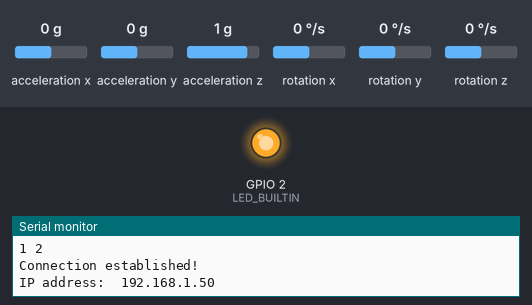
Recording of a sketch running on a simulated ESP8266 (NodeMCU). Shown: output pins drawn as LEDs (lit = HIGH, except the on-board LED, lit = LOW), the last lines printed to the serial monitor. Inputs (shaded band) come from the test bench; at power-on: acceleration x 0 g, acceleration y 0 g, acceleration z 1 g, rotation x 0 °/s, rotation y 0 °/s, rotation z 0 °/s. WiFi joins after 1.5 s; servers stay silent unless stated; uploads are accepted with an empty reply.

Above: at 2.2 s.
At 3.23 s:
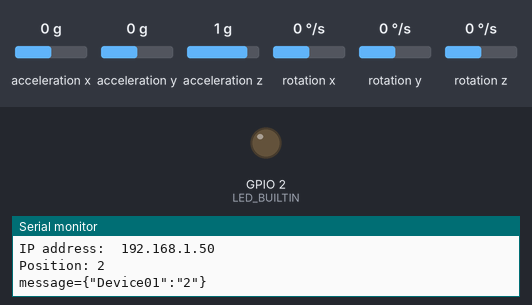
Timing chart, 0 to 4.8 s (numbered marks = the images above):
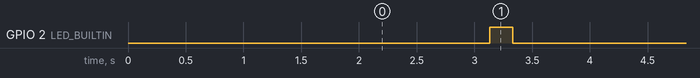

Measured:
- by itself, GPIO 2 (LED_BUILTIN): LOW → HIGH at 3.1 s, → LOW 0.20 s later

The sketch:

Time_Track_V3.ino
```cpp
//for I2C communication
#include <Wire.h>

//added Arduino library for mpu6050
#include <MPU6050_tockn.h>

//for wifi connections
#include <ESP8266WiFi.h>

//to use mpu6050
MPU6050 mpu6050(Wire);

#include <WiFiClient.h>
#include <ESP8266WebServer.h>
#include <ESP8266HTTPClient.h>

#define MY_ID "Device01"
//pins for esp8266
int SCL_PIN=5;
int SDA_PIN=4;

//initialize current position and sample array
int current_Pos = 0;
int samples[] = {0, 0, 1, 0, 0, 0, 0, 0, 0, 0};
const char* ssid     = "robotics"; //OSU hidden network name


void setup()
{

  Serial.begin(115200);         // Start the Serial communication to send messages to the computer
  delay(10);
  WiFi.mode(WIFI_OFF);  //Prevents reconnection issue (taking too long to connect)
  delay(100);
  WiFi.mode(WIFI_STA);  //Hides the viewing of ESP as wifi hotspot

  Serial.println('\n');

  WiFi.begin(ssid);             // Connect to the network
  Serial.print("Connecting to ");
  Serial.print(ssid); Serial.println(" ...");

  int i = 0;
  while (WiFi.status() != WL_CONNECTED) { // Wait for the Wi-Fi to connect
    delay(1000);
    Serial.print(++i); Serial.print(' ');
  }

  Serial.println('\n');
  Serial.println("Connection established!");
  Serial.print("IP address:\t");
  Serial.println(WiFi.localIP());         // Send the IP address of the ESP8266 to the computer
  delay(1);

  //set up esp8266 to send and receive data from mpu6050
  Wire.begin(SDA_PIN,SCL_PIN);
  mpu6050.begin();

  pinMode(LED_BUILTIN, OUTPUT);

}


void loop()
{
  /*Keep filling the array with new data,
   *if there are discrepencies in the data
   *it will recalculate the position and
   *send the new position if the current
   *position is different from the data in the
   *array
   */
  HTTPClient http;  //object of class HTTPClient
  String postData;
  while(true){
    while(FillArray() == 0){
      Serial.print("[");
      for(int j=0; j<10; j++){
        Serial.print(samples[j]);
        Serial.print(",");
      }
      Serial.println("]");
    }
    if(current_Pos != samples[0]){
      current_Pos = samples[0];
      break;
    }
    delay(100);
  }
  /*Send data to the webpage (php file)
   *The http post data needs to be sent in a particular
   *format: message={"8 char string":"current position"}
   *ESP gets a respnse and if transmission was successful
   *based off the string length of the response message
   *from the webpage turns on built in LED
   */
  digitalWrite(LED_BUILTIN, HIGH);
  Serial.print("Position: ");
  Serial.println(current_Pos);

  postData = "message={\"" + String(MY_ID) + String("\":\"") + String(current_Pos) + String("\"}");
  Serial.println(postData);

  http.begin("http://eecs.oregonstate.edu/education/timeTracker/getPost.php"); //the php file that's the destination
  http.addHeader("Content-Type", "application/x-www-form-urlencoded");  //specify content-type header

  int httpCode = http.POST(postData); //send request
  String payload = http.getString();  //get response payload

  Serial.println(httpCode); //print http return code
  Serial.println(payload);  //print request response payload

  Serial.print("payload length: ");
  Serial.println(payload.length());

  http.end(); //close connection

  if(payload.length() > 182){
    digitalWrite(LED_BUILTIN, HIGH); //turn LED off
  }
  else{
    digitalWrite(LED_BUILTIN, LOW);  //turn LED on
  }


  delay(500);
}

/*Compares each axies to see if the
 *position is either at the max or
 *min (1 or -1)
 */
int PosCalc(){
  mpu6050.update();
  int sample = 0;
  if(mpu6050.getAccX() > (0.5)){
    sample = 1;
    return sample;
  }
    if(mpu6050.getAccZ() > (0.5)){
    sample = 2;
    return sample;
  }
    if(mpu6050.getAccX() < (-0.5)){
    sample = 3;
    return sample;
  }
    if(mpu6050.getAccZ() < (-0.5)){
    sample = 4;
    return sample;
  }
    if(mpu6050.getAccY() < (-0.5)){
    sample = 5;
    return sample;
  }
    if(mpu6050.getAccY() > (0.5)){
    sample = 6;
    return sample;
  }

  return sample;
}

//fills an array with samples (positions)
//not direct data from accel
int FillArray(){
  for(int i=0; i<10; i++){
    samples[i] = PosCalc();
    delay(100);
  }
  return ArrayCheck();
}

//checks to make sure all the values in the array are equal
int ArrayCheck(){
  for(int i=0; i<9; i++){
    if(samples[i] != samples[i+1]){
      return 0;
    }
  }
  return 1;
}
```
